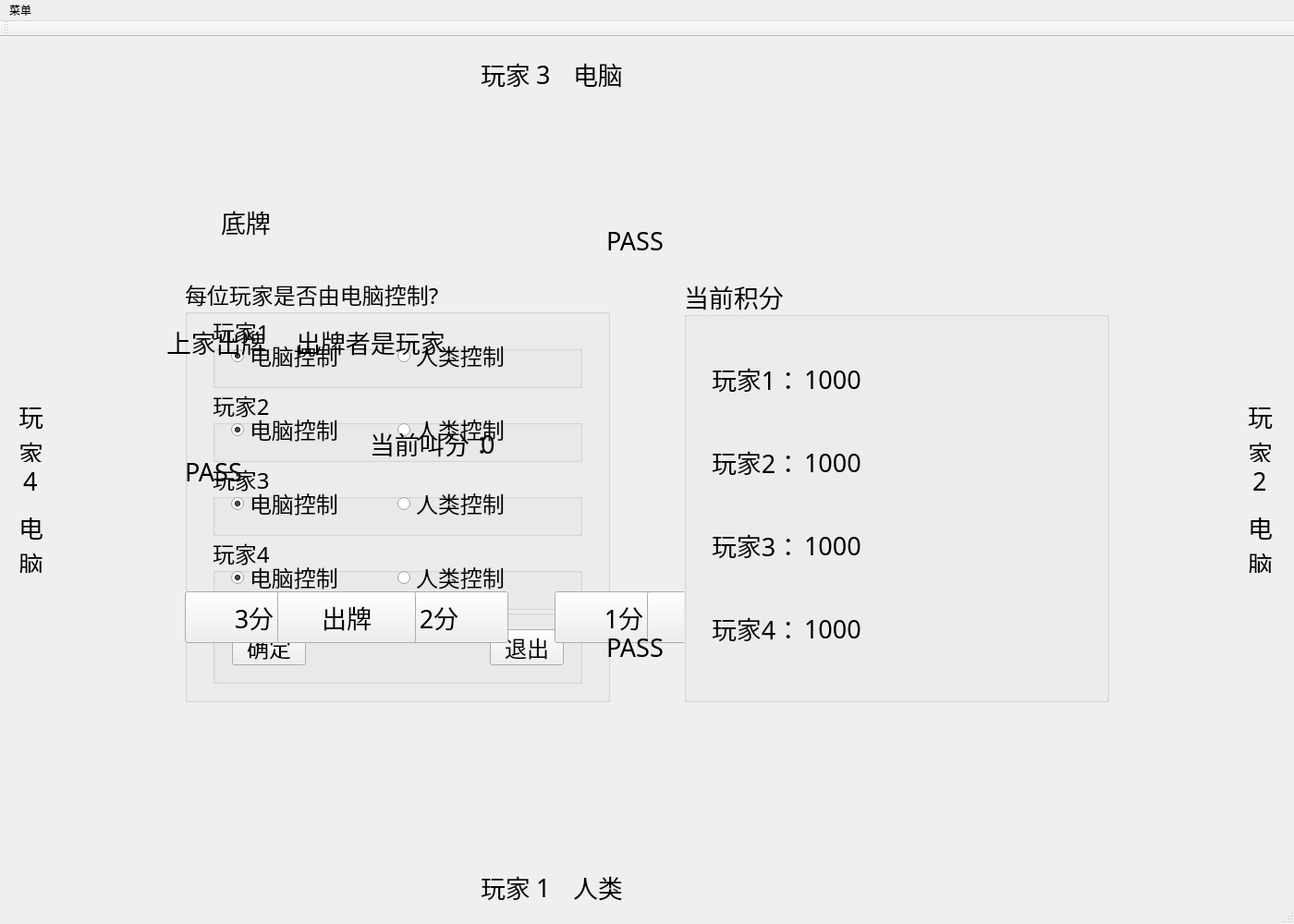
<?xml version="1.0" encoding="UTF-8"?>
<ui version="4.0">
 <class>MainWindow</class>
 <widget class="QMainWindow" name="MainWindow">
  <property name="geometry">
   <rect>
    <x>0</x>
    <y>0</y>
    <width>1400</width>
    <height>1000</height>
   </rect>
  </property>
  <property name="windowTitle">
   <string>四人斗地主</string>
  </property>
  <widget class="QWidget" name="centralWidget">
   <widget class="QGroupBox" name="groupBox_AIcontrol">
    <property name="enabled">
     <bool>true</bool>
    </property>
    <property name="geometry">
     <rect>
      <x>200</x>
      <y>260</y>
      <width>460</width>
      <height>460</height>
     </rect>
    </property>
    <property name="font">
     <font>
      <family>腾祥沁圆简-W4</family>
      <pointsize>18</pointsize>
     </font>
    </property>
    <property name="autoFillBackground">
     <bool>true</bool>
    </property>
    <property name="title">
     <string>每位玩家是否由电脑控制?</string>
    </property>
    <property name="checkable">
     <bool>false</bool>
    </property>
    <widget class="QGroupBox" name="Player1_AIcontrol">
     <property name="geometry">
      <rect>
       <x>30</x>
       <y>40</y>
       <width>400</width>
       <height>80</height>
      </rect>
     </property>
     <property name="title">
      <string>玩家1</string>
     </property>
     <widget class="QRadioButton" name="Player1_AI">
      <property name="geometry">
       <rect>
        <x>20</x>
        <y>30</y>
        <width>150</width>
        <height>30</height>
       </rect>
      </property>
      <property name="text">
       <string>电脑控制</string>
      </property>
      <property name="checked">
       <bool>true</bool>
      </property>
     </widget>
     <widget class="QRadioButton" name="Player1_human">
      <property name="geometry">
       <rect>
        <x>200</x>
        <y>30</y>
        <width>150</width>
        <height>30</height>
       </rect>
      </property>
      <property name="text">
       <string>人类控制</string>
      </property>
      <property name="checked">
       <bool>false</bool>
      </property>
     </widget>
    </widget>
    <widget class="QGroupBox" name="Player2_AIcontrol">
     <property name="geometry">
      <rect>
       <x>30</x>
       <y>120</y>
       <width>400</width>
       <height>80</height>
      </rect>
     </property>
     <property name="title">
      <string>玩家2</string>
     </property>
     <widget class="QRadioButton" name="Player2_AI">
      <property name="geometry">
       <rect>
        <x>20</x>
        <y>30</y>
        <width>150</width>
        <height>30</height>
       </rect>
      </property>
      <property name="text">
       <string>电脑控制</string>
      </property>
      <property name="checked">
       <bool>true</bool>
      </property>
     </widget>
     <widget class="QRadioButton" name="Player2_human">
      <property name="geometry">
       <rect>
        <x>200</x>
        <y>30</y>
        <width>150</width>
        <height>30</height>
       </rect>
      </property>
      <property name="text">
       <string>人类控制</string>
      </property>
      <property name="checked">
       <bool>false</bool>
      </property>
     </widget>
    </widget>
    <widget class="QGroupBox" name="Player3_AIcontrol">
     <property name="geometry">
      <rect>
       <x>30</x>
       <y>200</y>
       <width>400</width>
       <height>80</height>
      </rect>
     </property>
     <property name="title">
      <string>玩家3</string>
     </property>
     <widget class="QRadioButton" name="Player3_AI">
      <property name="geometry">
       <rect>
        <x>20</x>
        <y>30</y>
        <width>150</width>
        <height>30</height>
       </rect>
      </property>
      <property name="text">
       <string>电脑控制</string>
      </property>
      <property name="checked">
       <bool>true</bool>
      </property>
     </widget>
     <widget class="QRadioButton" name="Player3_human">
      <property name="geometry">
       <rect>
        <x>200</x>
        <y>30</y>
        <width>150</width>
        <height>30</height>
       </rect>
      </property>
      <property name="text">
       <string>人类控制</string>
      </property>
      <property name="checked">
       <bool>false</bool>
      </property>
     </widget>
    </widget>
    <widget class="QGroupBox" name="Player4_AIcontrol">
     <property name="geometry">
      <rect>
       <x>30</x>
       <y>280</y>
       <width>400</width>
       <height>80</height>
      </rect>
     </property>
     <property name="title">
      <string>玩家4</string>
     </property>
     <widget class="QRadioButton" name="Player4_AI">
      <property name="geometry">
       <rect>
        <x>20</x>
        <y>30</y>
        <width>150</width>
        <height>30</height>
       </rect>
      </property>
      <property name="text">
       <string>电脑控制</string>
      </property>
      <property name="checked">
       <bool>true</bool>
      </property>
     </widget>
     <widget class="QRadioButton" name="Player4_human">
      <property name="geometry">
       <rect>
        <x>200</x>
        <y>30</y>
        <width>150</width>
        <height>30</height>
       </rect>
      </property>
      <property name="text">
       <string>人类控制</string>
      </property>
      <property name="checked">
       <bool>false</bool>
      </property>
     </widget>
    </widget>
    <widget class="QGroupBox" name="groupBox">
     <property name="geometry">
      <rect>
       <x>30</x>
       <y>360</y>
       <width>400</width>
       <height>80</height>
      </rect>
     </property>
     <property name="title">
      <string/>
     </property>
     <widget class="QWidget" name="horizontalLayoutWidget">
      <property name="geometry">
       <rect>
        <x>10</x>
        <y>10</y>
        <width>381</width>
        <height>61</height>
       </rect>
      </property>
      <layout class="QHBoxLayout" name="horizontalLayout">
       <item>
        <widget class="QPushButton" name="ButtonConfirm">
         <property name="text">
          <string>确定</string>
         </property>
        </widget>
       </item>
       <item>
        <spacer name="horizontalSpacer_2">
         <property name="orientation">
          <enum>Qt::Horizontal</enum>
         </property>
         <property name="sizeHint" stdset="0">
          <size>
           <width>20</width>
           <height>20</height>
          </size>
         </property>
        </spacer>
       </item>
       <item>
        <widget class="QPushButton" name="ButtonClose">
         <property name="text">
          <string>退出</string>
         </property>
        </widget>
       </item>
      </layout>
     </widget>
    </widget>
   </widget>
   <widget class="QLabel" name="BackgroundLabel">
    <property name="geometry">
     <rect>
      <x>0</x>
      <y>0</y>
      <width>1500</width>
      <height>1200</height>
     </rect>
    </property>
    <property name="autoFillBackground">
     <bool>false</bool>
    </property>
    <property name="lineWidth">
     <number>0</number>
    </property>
    <property name="text">
     <string/>
    </property>
    <property name="pixmap">
     <pixmap resource="Resources.qrc">:/images/images/Background.png</pixmap>
    </property>
   </widget>
   <widget class="QPushButton" name="Chief3Score">
    <property name="enabled">
     <bool>true</bool>
    </property>
    <property name="geometry">
     <rect>
      <x>200</x>
      <y>600</y>
      <width>150</width>
      <height>56</height>
     </rect>
    </property>
    <property name="font">
     <font>
      <family>腾祥沁圆简-W4</family>
      <pointsize>20</pointsize>
     </font>
    </property>
    <property name="autoFillBackground">
     <bool>false</bool>
    </property>
    <property name="text">
     <string>3分</string>
    </property>
    <property name="checkable">
     <bool>false</bool>
    </property>
    <property name="flat">
     <bool>false</bool>
    </property>
   </widget>
   <widget class="QPushButton" name="Chief2Score">
    <property name="geometry">
     <rect>
      <x>400</x>
      <y>600</y>
      <width>150</width>
      <height>56</height>
     </rect>
    </property>
    <property name="font">
     <font>
      <family>腾祥沁圆简-W4</family>
      <pointsize>20</pointsize>
     </font>
    </property>
    <property name="autoFillBackground">
     <bool>false</bool>
    </property>
    <property name="text">
     <string>2分</string>
    </property>
    <property name="flat">
     <bool>false</bool>
    </property>
   </widget>
   <widget class="QPushButton" name="Chief1Score">
    <property name="enabled">
     <bool>true</bool>
    </property>
    <property name="geometry">
     <rect>
      <x>600</x>
      <y>600</y>
      <width>150</width>
      <height>56</height>
     </rect>
    </property>
    <property name="font">
     <font>
      <family>腾祥沁圆简-W4</family>
      <pointsize>20</pointsize>
     </font>
    </property>
    <property name="autoFillBackground">
     <bool>false</bool>
    </property>
    <property name="text">
     <string>1分</string>
    </property>
    <property name="checkable">
     <bool>false</bool>
    </property>
    <property name="flat">
     <bool>false</bool>
    </property>
   </widget>
   <widget class="QPushButton" name="Chief0Score">
    <property name="geometry">
     <rect>
      <x>800</x>
      <y>600</y>
      <width>150</width>
      <height>56</height>
     </rect>
    </property>
    <property name="font">
     <font>
      <family>腾祥沁圆简-W4</family>
      <pointsize>20</pointsize>
     </font>
    </property>
    <property name="autoFillBackground">
     <bool>false</bool>
    </property>
    <property name="text">
     <string>不叫</string>
    </property>
    <property name="flat">
     <bool>false</bool>
    </property>
   </widget>
   <widget class="QPushButton" name="DoNotPlay">
    <property name="geometry">
     <rect>
      <x>700</x>
      <y>600</y>
      <width>150</width>
      <height>56</height>
     </rect>
    </property>
    <property name="font">
     <font>
      <family>腾祥沁圆简-W4</family>
      <pointsize>20</pointsize>
     </font>
    </property>
    <property name="text">
     <string>不出</string>
    </property>
   </widget>
   <widget class="QLabel" name="label">
    <property name="geometry">
     <rect>
      <x>239</x>
      <y>159</y>
      <width>71</width>
      <height>81</height>
     </rect>
    </property>
    <property name="font">
     <font>
      <family>腾祥沁圆简-W4</family>
      <pointsize>20</pointsize>
     </font>
    </property>
    <property name="text">
     <string>底牌</string>
    </property>
   </widget>
   <widget class="QLabel" name="label2">
    <property name="geometry">
     <rect>
      <x>180</x>
      <y>290</y>
      <width>120</width>
      <height>80</height>
     </rect>
    </property>
    <property name="font">
     <font>
      <family>腾祥沁圆简-W4</family>
      <pointsize>20</pointsize>
     </font>
    </property>
    <property name="text">
     <string>上家出牌</string>
    </property>
   </widget>
   <widget class="QLabel" name="label3">
    <property name="geometry">
     <rect>
      <x>320</x>
      <y>290</y>
      <width>180</width>
      <height>80</height>
     </rect>
    </property>
    <property name="font">
     <font>
      <family>腾祥沁圆简-W4</family>
      <pointsize>20</pointsize>
     </font>
    </property>
    <property name="text">
     <string>出牌者是玩家</string>
    </property>
   </widget>
   <widget class="QLabel" name="label4">
    <property name="geometry">
     <rect>
      <x>500</x>
      <y>290</y>
      <width>20</width>
      <height>80</height>
     </rect>
    </property>
    <property name="font">
     <font>
      <family>腾祥沁圆简-W4</family>
      <pointsize>20</pointsize>
     </font>
    </property>
    <property name="text">
     <string/>
    </property>
   </widget>
   <widget class="QPushButton" name="Play">
    <property name="geometry">
     <rect>
      <x>300</x>
      <y>600</y>
      <width>150</width>
      <height>56</height>
     </rect>
    </property>
    <property name="font">
     <font>
      <family>腾祥沁圆简-W4</family>
      <pointsize>20</pointsize>
     </font>
    </property>
    <property name="text">
     <string>出牌</string>
    </property>
   </widget>
   <widget class="QLabel" name="label4_2">
    <property name="geometry">
     <rect>
      <x>400</x>
      <y>400</y>
      <width>180</width>
      <height>80</height>
     </rect>
    </property>
    <property name="font">
     <font>
      <family>腾祥沁圆简-W4</family>
      <pointsize>20</pointsize>
     </font>
    </property>
    <property name="text">
     <string>当前叫分：</string>
    </property>
   </widget>
   <widget class="QLabel" name="label4_3">
    <property name="geometry">
     <rect>
      <x>520</x>
      <y>400</y>
      <width>20</width>
      <height>80</height>
     </rect>
    </property>
    <property name="font">
     <font>
      <family>腾祥沁圆简-W4</family>
      <pointsize>20</pointsize>
     </font>
    </property>
    <property name="text">
     <string>0</string>
    </property>
   </widget>
   <widget class="QLabel" name="Playerseat0">
    <property name="geometry">
     <rect>
      <x>520</x>
      <y>900</y>
      <width>60</width>
      <height>40</height>
     </rect>
    </property>
    <property name="font">
     <font>
      <family>腾祥沁圆简-W4</family>
      <pointsize>20</pointsize>
     </font>
    </property>
    <property name="text">
     <string>玩家</string>
    </property>
   </widget>
   <widget class="QLabel" name="Playerseat0_NUM">
    <property name="geometry">
     <rect>
      <x>580</x>
      <y>900</y>
      <width>20</width>
      <height>40</height>
     </rect>
    </property>
    <property name="font">
     <font>
      <family>腾祥沁圆简-W4</family>
      <pointsize>20</pointsize>
     </font>
    </property>
    <property name="text">
     <string>1</string>
    </property>
   </widget>
   <widget class="QLabel" name="Playerseat0Control">
    <property name="geometry">
     <rect>
      <x>620</x>
      <y>900</y>
      <width>80</width>
      <height>40</height>
     </rect>
    </property>
    <property name="font">
     <font>
      <family>腾祥沁圆简-W4</family>
      <pointsize>20</pointsize>
     </font>
    </property>
    <property name="text">
     <string>人类</string>
    </property>
   </widget>
   <widget class="QLabel" name="Playerseat2_NUM">
    <property name="geometry">
     <rect>
      <x>580</x>
      <y>20</y>
      <width>20</width>
      <height>40</height>
     </rect>
    </property>
    <property name="font">
     <font>
      <family>腾祥沁圆简-W4</family>
      <pointsize>20</pointsize>
     </font>
    </property>
    <property name="text">
     <string>3</string>
    </property>
   </widget>
   <widget class="QLabel" name="Playerseat2">
    <property name="geometry">
     <rect>
      <x>520</x>
      <y>20</y>
      <width>60</width>
      <height>40</height>
     </rect>
    </property>
    <property name="font">
     <font>
      <family>腾祥沁圆简-W4</family>
      <pointsize>20</pointsize>
     </font>
    </property>
    <property name="text">
     <string>玩家</string>
    </property>
   </widget>
   <widget class="QLabel" name="Playerseat2Control">
    <property name="geometry">
     <rect>
      <x>620</x>
      <y>20</y>
      <width>80</width>
      <height>40</height>
     </rect>
    </property>
    <property name="font">
     <font>
      <family>腾祥沁圆简-W4</family>
      <pointsize>20</pointsize>
     </font>
    </property>
    <property name="text">
     <string>电脑</string>
    </property>
   </widget>
   <widget class="QLabel" name="Playerseat1">
    <property name="geometry">
     <rect>
      <x>1350</x>
      <y>400</y>
      <width>30</width>
      <height>60</height>
     </rect>
    </property>
    <property name="font">
     <font>
      <family>腾祥沁圆简-W4</family>
      <pointsize>20</pointsize>
     </font>
    </property>
    <property name="text">
     <string>玩
家</string>
    </property>
   </widget>
   <widget class="QLabel" name="Playerseat1_NUM">
    <property name="geometry">
     <rect>
      <x>1355</x>
      <y>460</y>
      <width>20</width>
      <height>40</height>
     </rect>
    </property>
    <property name="font">
     <font>
      <family>腾祥沁圆简-W4</family>
      <pointsize>20</pointsize>
     </font>
    </property>
    <property name="text">
     <string>2</string>
    </property>
   </widget>
   <widget class="QLabel" name="Playerseat1Control">
    <property name="geometry">
     <rect>
      <x>1350</x>
      <y>520</y>
      <width>30</width>
      <height>60</height>
     </rect>
    </property>
    <property name="font">
     <font>
      <family>腾祥沁圆简-W4</family>
      <pointsize>20</pointsize>
     </font>
    </property>
    <property name="text">
     <string>电
脑</string>
    </property>
   </widget>
   <widget class="QLabel" name="Playerseat3Control">
    <property name="geometry">
     <rect>
      <x>20</x>
      <y>520</y>
      <width>30</width>
      <height>60</height>
     </rect>
    </property>
    <property name="font">
     <font>
      <family>腾祥沁圆简-W4</family>
      <pointsize>20</pointsize>
     </font>
    </property>
    <property name="text">
     <string>电
脑</string>
    </property>
   </widget>
   <widget class="QLabel" name="Playerseat3_NUM">
    <property name="geometry">
     <rect>
      <x>25</x>
      <y>460</y>
      <width>20</width>
      <height>40</height>
     </rect>
    </property>
    <property name="font">
     <font>
      <family>腾祥沁圆简-W4</family>
      <pointsize>20</pointsize>
     </font>
    </property>
    <property name="text">
     <string>4</string>
    </property>
   </widget>
   <widget class="QLabel" name="Playerseat3">
    <property name="geometry">
     <rect>
      <x>20</x>
      <y>400</y>
      <width>30</width>
      <height>60</height>
     </rect>
    </property>
    <property name="font">
     <font>
      <family>腾祥沁圆简-W4</family>
      <pointsize>20</pointsize>
     </font>
    </property>
    <property name="text">
     <string>玩
家</string>
    </property>
   </widget>
   <widget class="QLabel" name="Head0">
    <property name="geometry">
     <rect>
      <x>710</x>
      <y>870</y>
      <width>76</width>
      <height>72</height>
     </rect>
    </property>
    <property name="text">
     <string/>
    </property>
    <property name="pixmap">
     <pixmap resource="Resources.qrc">:/images/images/Farmer.png</pixmap>
    </property>
   </widget>
   <widget class="QLabel" name="Head1">
    <property name="geometry">
     <rect>
      <x>1320</x>
      <y>610</y>
      <width>76</width>
      <height>72</height>
     </rect>
    </property>
    <property name="text">
     <string/>
    </property>
    <property name="pixmap">
     <pixmap resource="Resources.qrc">:/images/images/Farmer.png</pixmap>
    </property>
   </widget>
   <widget class="QLabel" name="Head3">
    <property name="geometry">
     <rect>
      <x>0</x>
      <y>600</y>
      <width>76</width>
      <height>72</height>
     </rect>
    </property>
    <property name="text">
     <string/>
    </property>
    <property name="pixmap">
     <pixmap resource="Resources.qrc">:/images/images/Farmer.png</pixmap>
    </property>
   </widget>
   <widget class="QLabel" name="Head2">
    <property name="geometry">
     <rect>
      <x>710</x>
      <y>10</y>
      <width>76</width>
      <height>72</height>
     </rect>
    </property>
    <property name="text">
     <string/>
    </property>
    <property name="pixmap">
     <pixmap resource="Resources.qrc">:/images/images/Farmer.png</pixmap>
    </property>
   </widget>
   <widget class="QLabel" name="PASS0">
    <property name="geometry">
     <rect>
      <x>656</x>
      <y>640</y>
      <width>88</width>
      <height>40</height>
     </rect>
    </property>
    <property name="font">
     <font>
      <family>腾祥沁圆简-W4</family>
      <pointsize>20</pointsize>
     </font>
    </property>
    <property name="text">
     <string>PASS</string>
    </property>
   </widget>
   <widget class="QLabel" name="PASS2">
    <property name="geometry">
     <rect>
      <x>656</x>
      <y>200</y>
      <width>88</width>
      <height>40</height>
     </rect>
    </property>
    <property name="font">
     <font>
      <family>腾祥沁圆简-W4</family>
      <pointsize>20</pointsize>
     </font>
    </property>
    <property name="text">
     <string>PASS</string>
    </property>
   </widget>
   <widget class="QLabel" name="PASS3">
    <property name="geometry">
     <rect>
      <x>200</x>
      <y>450</y>
      <width>88</width>
      <height>40</height>
     </rect>
    </property>
    <property name="font">
     <font>
      <family>腾祥沁圆简-W4</family>
      <pointsize>20</pointsize>
     </font>
    </property>
    <property name="text">
     <string>PASS</string>
    </property>
   </widget>
   <widget class="QLabel" name="PASS1">
    <property name="geometry">
     <rect>
      <x>1130</x>
      <y>450</y>
      <width>88</width>
      <height>40</height>
     </rect>
    </property>
    <property name="font">
     <font>
      <family>腾祥沁圆简-W4</family>
      <pointsize>20</pointsize>
     </font>
    </property>
    <property name="text">
     <string>PASS</string>
    </property>
   </widget>
   <widget class="QGroupBox" name="groupBox_2">
    <property name="geometry">
     <rect>
      <x>740</x>
      <y>260</y>
      <width>460</width>
      <height>460</height>
     </rect>
    </property>
    <property name="font">
     <font>
      <family>腾祥沁圆简-W4</family>
      <pointsize>20</pointsize>
     </font>
    </property>
    <property name="autoFillBackground">
     <bool>true</bool>
    </property>
    <property name="title">
     <string>当前积分</string>
    </property>
    <property name="flat">
     <bool>false</bool>
    </property>
    <widget class="QLabel" name="Player1Label2">
     <property name="geometry">
      <rect>
       <x>30</x>
       <y>90</y>
       <width>100</width>
       <height>40</height>
      </rect>
     </property>
     <property name="text">
      <string>玩家1：</string>
     </property>
    </widget>
    <widget class="QLabel" name="Player1LabelScore">
     <property name="geometry">
      <rect>
       <x>130</x>
       <y>90</y>
       <width>300</width>
       <height>40</height>
      </rect>
     </property>
     <property name="text">
      <string>1000</string>
     </property>
    </widget>
    <widget class="QLabel" name="Player2Label2">
     <property name="geometry">
      <rect>
       <x>30</x>
       <y>180</y>
       <width>100</width>
       <height>40</height>
      </rect>
     </property>
     <property name="text">
      <string>玩家2：</string>
     </property>
    </widget>
    <widget class="QLabel" name="Player2LabelScore">
     <property name="geometry">
      <rect>
       <x>130</x>
       <y>180</y>
       <width>300</width>
       <height>40</height>
      </rect>
     </property>
     <property name="text">
      <string>1000</string>
     </property>
    </widget>
    <widget class="QLabel" name="Player3Label2">
     <property name="geometry">
      <rect>
       <x>30</x>
       <y>270</y>
       <width>100</width>
       <height>40</height>
      </rect>
     </property>
     <property name="text">
      <string>玩家3：</string>
     </property>
    </widget>
    <widget class="QLabel" name="Player3LabelScore">
     <property name="geometry">
      <rect>
       <x>130</x>
       <y>270</y>
       <width>300</width>
       <height>40</height>
      </rect>
     </property>
     <property name="text">
      <string>1000</string>
     </property>
    </widget>
    <widget class="QLabel" name="Player4Label2">
     <property name="geometry">
      <rect>
       <x>30</x>
       <y>360</y>
       <width>100</width>
       <height>40</height>
      </rect>
     </property>
     <property name="text">
      <string>玩家4：</string>
     </property>
    </widget>
    <widget class="QLabel" name="Player4LabelScore">
     <property name="geometry">
      <rect>
       <x>130</x>
       <y>360</y>
       <width>300</width>
       <height>40</height>
      </rect>
     </property>
     <property name="text">
      <string>1000</string>
     </property>
    </widget>
   </widget>
   <zorder>BackgroundLabel</zorder>
   <zorder>groupBox_AIcontrol</zorder>
   <zorder>Chief3Score</zorder>
   <zorder>Chief2Score</zorder>
   <zorder>Chief1Score</zorder>
   <zorder>Chief0Score</zorder>
   <zorder>DoNotPlay</zorder>
   <zorder>label</zorder>
   <zorder>label2</zorder>
   <zorder>label3</zorder>
   <zorder>label4</zorder>
   <zorder>Play</zorder>
   <zorder>label4_2</zorder>
   <zorder>label4_3</zorder>
   <zorder>Playerseat0</zorder>
   <zorder>Playerseat0_NUM</zorder>
   <zorder>Playerseat0Control</zorder>
   <zorder>Playerseat2_NUM</zorder>
   <zorder>Playerseat2</zorder>
   <zorder>Playerseat2Control</zorder>
   <zorder>Playerseat1</zorder>
   <zorder>Playerseat1_NUM</zorder>
   <zorder>Playerseat1Control</zorder>
   <zorder>Playerseat3Control</zorder>
   <zorder>Playerseat3_NUM</zorder>
   <zorder>Playerseat3</zorder>
   <zorder>Head0</zorder>
   <zorder>Head1</zorder>
   <zorder>Head3</zorder>
   <zorder>Head2</zorder>
   <zorder>PASS0</zorder>
   <zorder>PASS2</zorder>
   <zorder>PASS3</zorder>
   <zorder>PASS1</zorder>
   <zorder>groupBox_2</zorder>
  </widget>
  <widget class="QMenuBar" name="menuBar">
   <property name="geometry">
    <rect>
     <x>0</x>
     <y>0</y>
     <width>1400</width>
     <height>22</height>
    </rect>
   </property>
   <widget class="QMenu" name="menu">
    <property name="title">
     <string>菜单</string>
    </property>
    <addaction name="separator"/>
    <addaction name="MenuExit"/>
   </widget>
   <addaction name="menu"/>
  </widget>
  <widget class="QToolBar" name="mainToolBar">
   <attribute name="toolBarArea">
    <enum>TopToolBarArea</enum>
   </attribute>
   <attribute name="toolBarBreak">
    <bool>false</bool>
   </attribute>
  </widget>
  <widget class="QStatusBar" name="statusBar"/>
  <action name="MenuExit">
   <property name="text">
    <string>退出</string>
   </property>
  </action>
 </widget>
 <layoutdefault spacing="6" margin="11"/>
 <resources>
  <include location="Resources.qrc"/>
 </resources>
 <connections>
  <connection>
   <sender>MenuExit</sender>
   <signal>triggered()</signal>
   <receiver>MainWindow</receiver>
   <slot>close()</slot>
   <hints>
    <hint type="sourcelabel">
     <x>-1</x>
     <y>-1</y>
    </hint>
    <hint type="destinationlabel">
     <x>399</x>
     <y>299</y>
    </hint>
   </hints>
  </connection>
  <connection>
   <sender>ButtonClose</sender>
   <signal>clicked()</signal>
   <receiver>MainWindow</receiver>
   <slot>close()</slot>
   <hints>
    <hint type="sourcelabel">
     <x>552</x>
     <y>505</y>
    </hint>
    <hint type="destinationlabel">
     <x>414</x>
     <y>314</y>
    </hint>
   </hints>
  </connection>
  <connection>
   <sender>ButtonConfirm</sender>
   <signal>clicked()</signal>
   <receiver>groupBox_AIcontrol</receiver>
   <slot>hide()</slot>
   <hints>
    <hint type="sourcelabel">
     <x>248</x>
     <y>485</y>
    </hint>
    <hint type="destinationlabel">
     <x>399</x>
     <y>314</y>
    </hint>
   </hints>
  </connection>
 </connections>
</ui>
